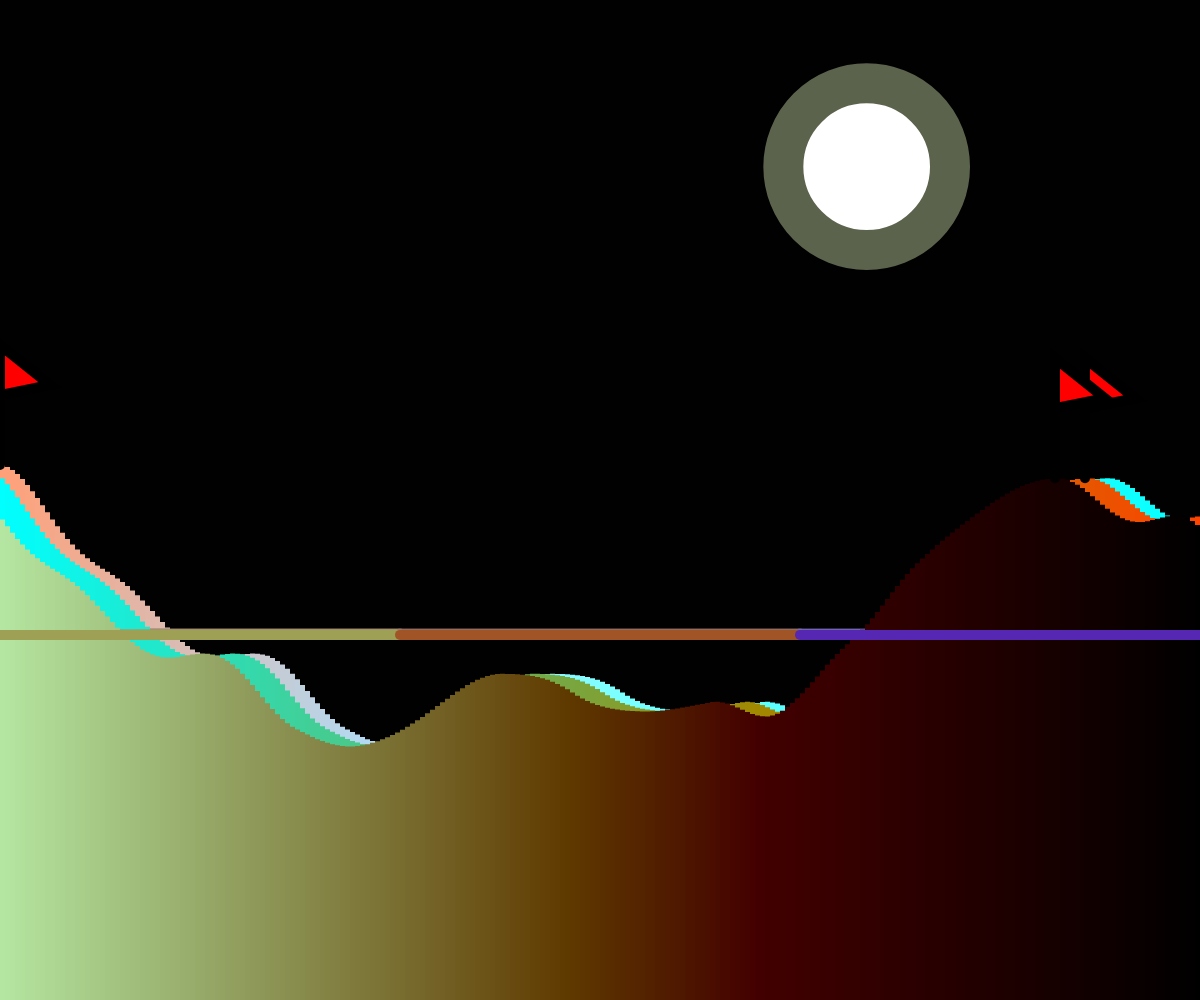
Frame 1 (no input)
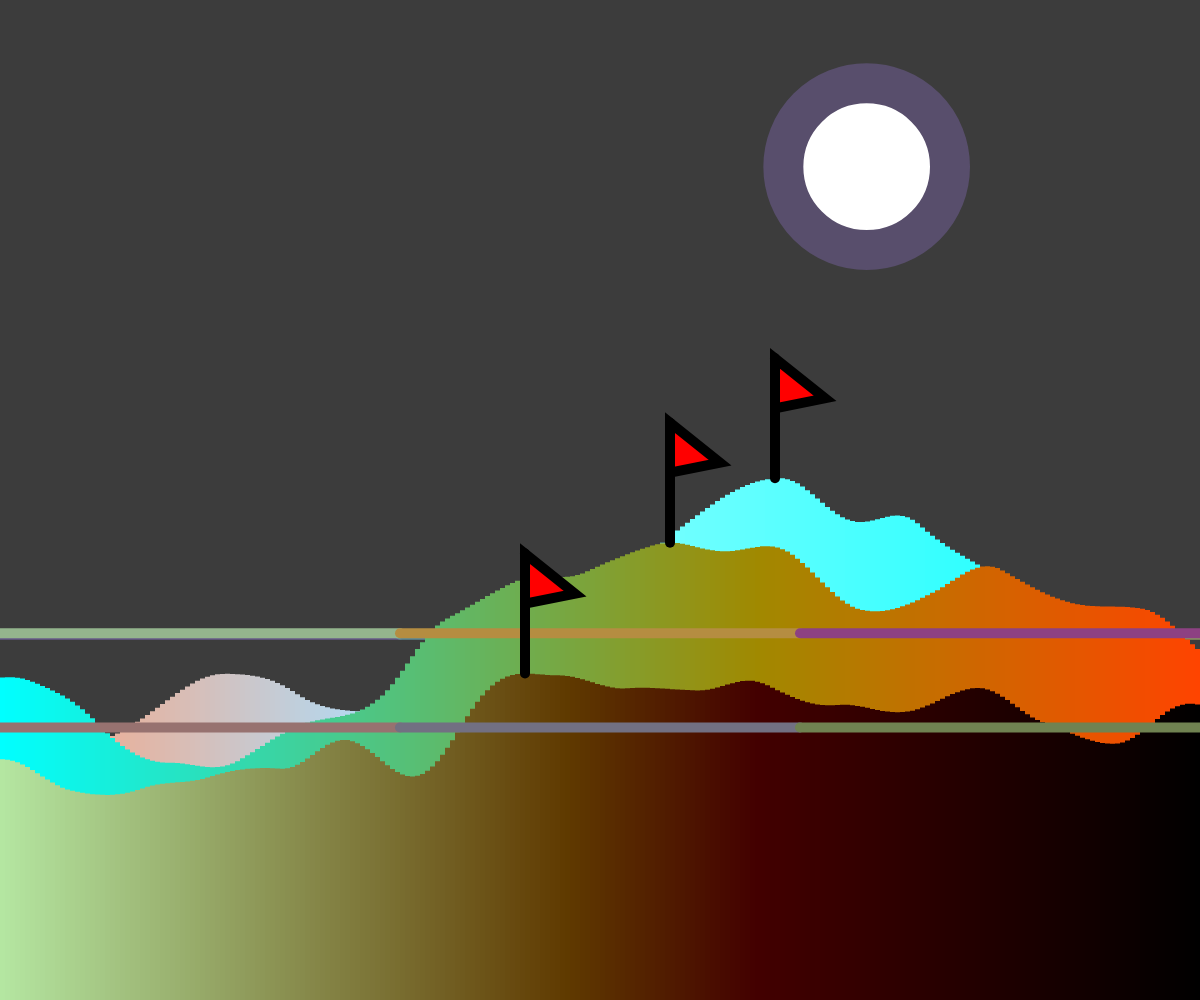
Frame 60 (no input)
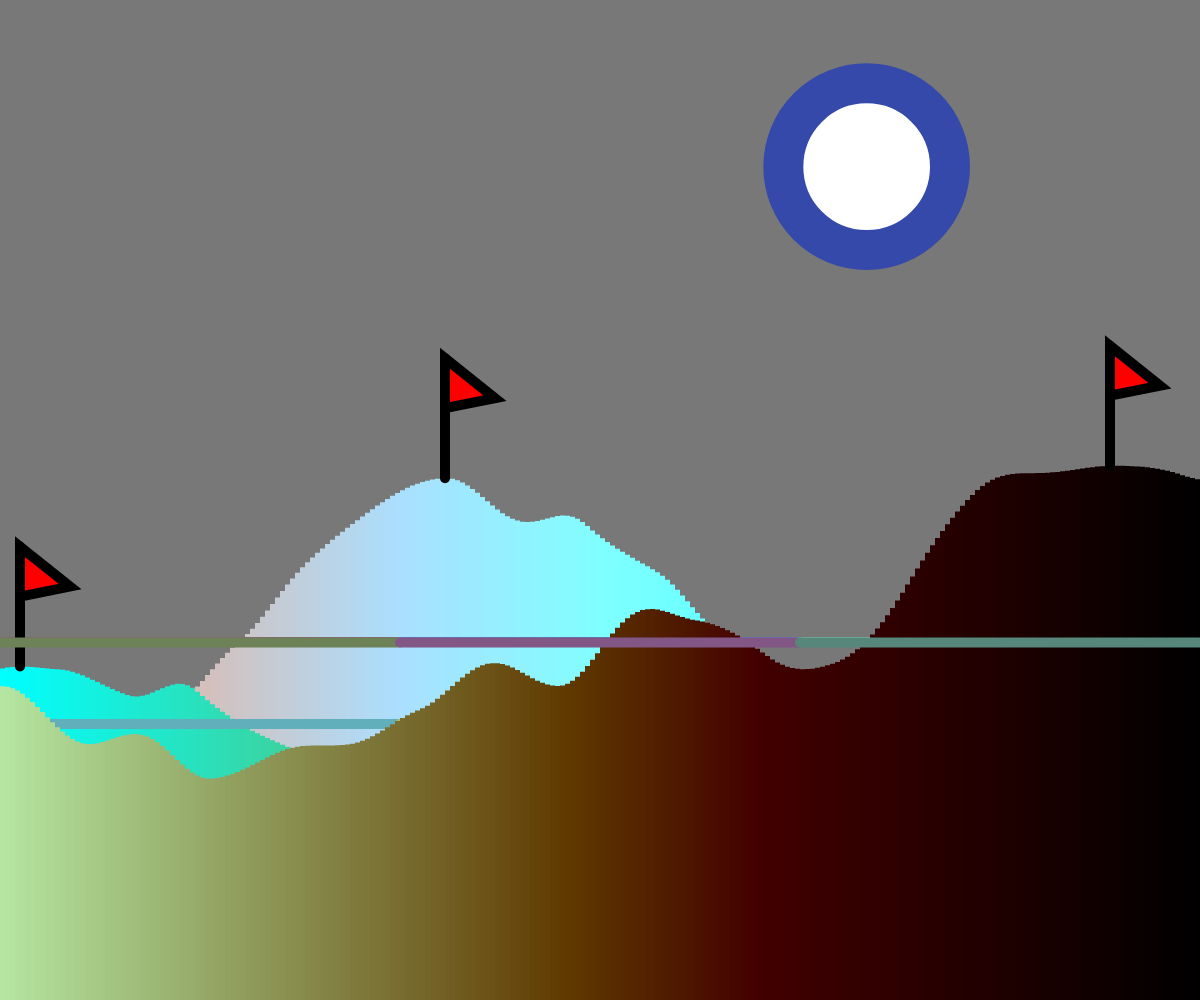
Frame 120 (the mouse pressed at the canvas centre since frame 60)

The p5.js sketch that drew these frames (run headless with seeded random() and noise() and a simulated clock; from frame 60 on, the mouse is pressed at the canvas centre):

// p5.js sketch
// ── sketch.js
// Perlin Noise Project (Terrain Generation)
// Luke Wu
// March 11,2024
//
// create a moving hill using Perlin Noise, include flag(max point), line(average)

let rectwidth = 5,recttime = 0;// the width of rect and rect noise time
let recttime1 = 0, recttime2 = 0;
let backgroundcount = 0;// the count of the background, so the background is change

function generateTerrain(temprecttime,version){
  //generateTerrain graph
  //i believe this rate is reasonable
  // backgroundcount+=0.4;
  // using modulo to represent period
  // background(backgroundcount % 255);
  // strokeWeight(40);
  // // if this is in the dark, we draw white, vice versa
  // //condition may be different
  // if(backgroundcount % 255 < 255/2) {
  //   fill(255);
  //   circle(width-height/3,height/6,height/6);
  // }
  // else{
  //   fill(0);
  //   circle(width-height/5,height/10,height/10);
  // }
  //make sure no stroke Weight
  strokeWeight(0);
  let term = 0, total = 0;
  // use array to explain it.
  // term is the length of array, and total is the total value of the array
  // average = total / term
  let ymax = 0,xmax = 0;
  //represent the x,y coordinate at max
  let localrectHeight;
  // help me to get the rectheight after loop
  for(let i = 0; i < width; i+=rectwidth){
    //do perlin noise
    let rectHeight = noise(temprecttime);
    temprecttime +=0.009;
    rectHeight = map(rectHeight,0,1,0,height*0.8);
    //find the max spot
    if(rectHeight > ymax){
      ymax = rectHeight;
      xmax = i;
    }
    //fill the color with this trend:
    // close will be different, far away will be blue
    if(version == 1)fill(map(i,0,width,255,0),map(i*2,0,width,160,255),map(i*3,0,width,120,255));
    else if(version == 2)fill(map(i,0,width,0,255),map(i*2,0,width,255,161),map(i*3,0,width,255,120));
    else if(version == 3)fill(map(i,0,width,180,0),map(i*2,0,width,230,47),map(i*3,0,width,161,47));
    //draw rect
    rect(i,height-rectHeight,rectwidth,rectHeight);
    //term ++ and total need to be increase as the same as rectHeight
    term++; total+= rectHeight;
    // let the localrectHeight to carry out after the loop with the value of rect Height
    // it might be better to name as previousrectHeight, but i am lazy, they all mean the same:
    // to carry the rectHeight after loop
    localrectHeight = rectHeight;
  }
  //===================================================
  //this is for testing, now is not useful
  // because i didn't used rectmode(corner)
  // the way to put parameter will be differnt
  // that is the may problem i encounter with this programm;
  // way to solve is put (height - rectHeight) instead of rectHeight
  // this is because computer generate the y-axis as + go down, - go up
  // input rectHeight as y will be the height of 'height - rectHeight' 
  // input 'height - rectHeight' as y will be the height of 'rectHeight'
  // this discovery may be different if use rectmode(corner)
  // I don't want to spend time on this mainly because i am lazy
  //print("ymax is",ymax);
  //==========================================================
  
  //draw the flag after finish the hill
  drawFlag(xmax,height - ymax);
  
  //draw the line, in three part,each part have different colour
  let lineheight = height-total/term;
  let position = [0,width/3, width*2/3,width];
  strokeWeight(10);
  // _ means this variable is not worth anything, just a temp var;
  // last for loop i maybe should used _ instead of 'i' to keep consistency; 
  // but, i am the person who write the code first, then comment, so i don't want change;
  // because my comment can explain all the variable already and this is not a big deal for a small project
  for(let _ = 0; _ < 3; ++_){
    stroke(map(noise(_+localrectHeight),0,1,0,255),map(noise(_+localrectHeight+1),0,1,0,255),map(noise(_+localrectHeight+2),0,1,0,255));
    line(position[_],lineheight, position[_+1] ,lineheight)
  }
}

function drawFlag(x, y){
  // pretty easy function, just draw a flag;
  // with right triangle
  strokeWeight(10);
  stroke(0);
  line(x,y,x,y-120);
  fill(255,0,0);
  triangle(x,y-70,x,y-120,x+50,y-80);
}

function setup() {
  // set up the programm, generateTerrain with initial recttime
  createCanvas(windowWidth, windowHeight);
  generateTerrain(recttime);
}

function draw(){
  // main function, draw the Terrain graph each frame
  // so it will look like it is moving
  background(frameCount % 255);
  strokeWeight(40);
  if(frameCount % 255 < 255/2) {
    fill(255);
    circle(width-height/3,height/6,height/6);
  }
  else{
    fill(0);
    circle(width-height/5,height/10,height/10);
  }
  recttime += 0.01;
  generateTerrain(recttime,1);

  recttime1 += 0.045;
  generateTerrain(recttime1,2);

  recttime2 += 0.1;
  generateTerrain(recttime2,3);
}
